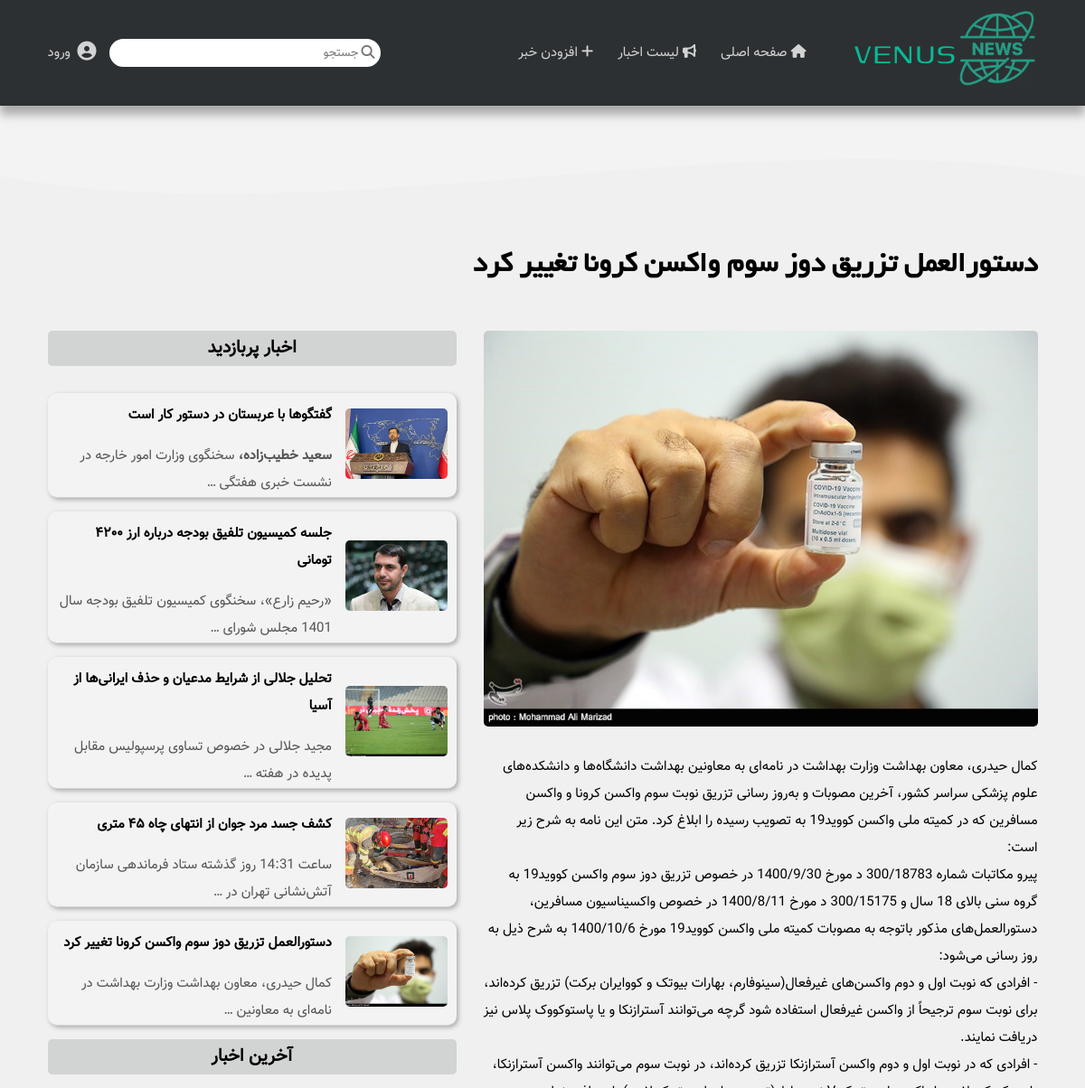
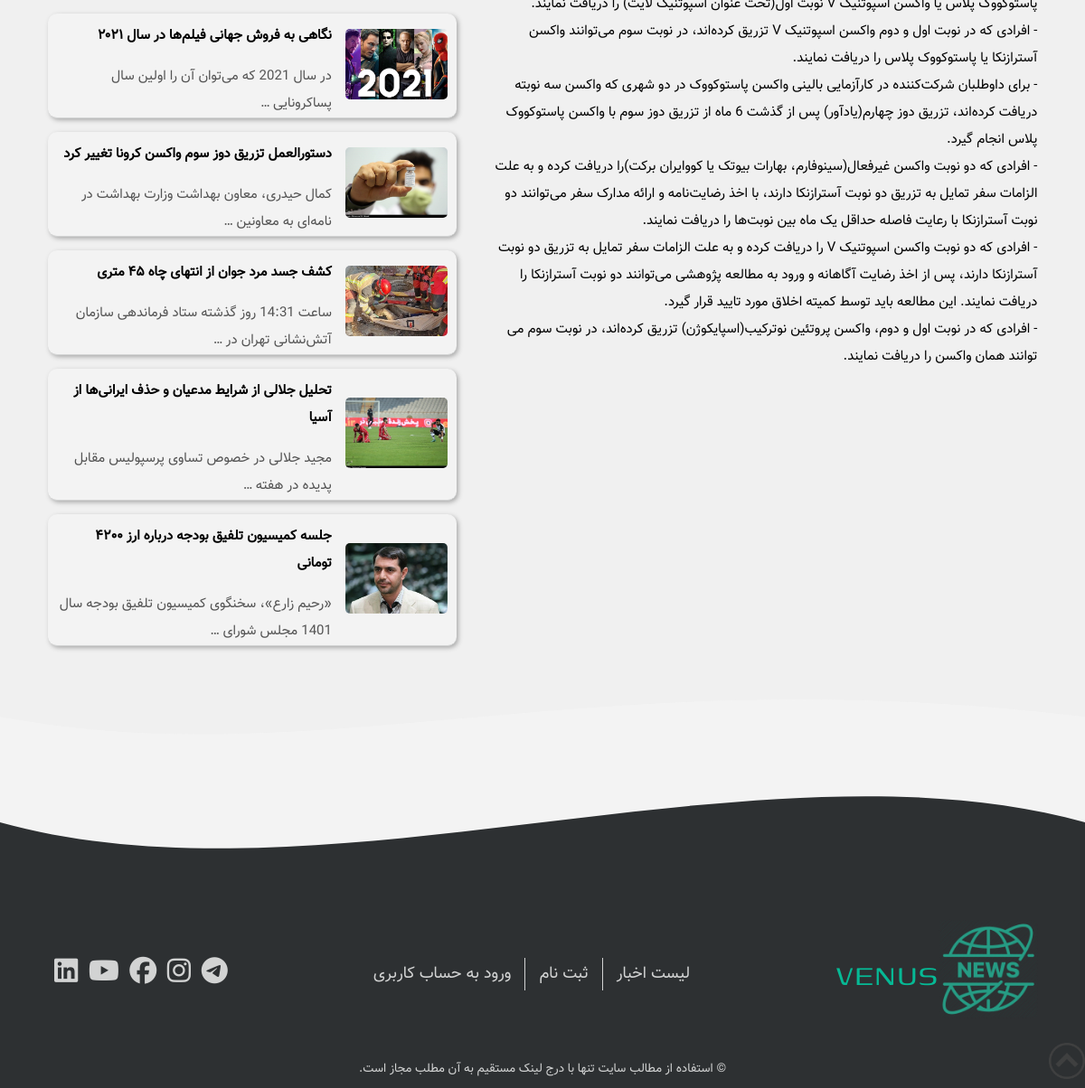
/news-details/5/, run on the app's committed database (2 pictures, top to bottom).
### news/models.py (models this page shows, shortened)
class Post(models.Model):
    class Meta:
        verbose_name = "پست"
        verbose_name_plural = "پست ها"
        ordering = ('-date',)
    title = models.CharField(max_length=64, verbose_name="عنوان")
    image = models.ImageField(upload_to="news-images/", verbose_name="عکس")
    author = models.ForeignKey(User, on_delete=models.CASCADE, verbose_name="نویسنده")
    views = models.PositiveIntegerField(default=0, verbose_name="تعداد بازدید ها")
    promote = models.BooleanField(default=False, verbose_name="افزودن به اسلایدر")
    date = models.DateTimeField(auto_now_add=True, verbose_name="تاریخ")
    text = RichTextField(verbose_name="متن")

### news/views.py (the view)
# urls.py: path('news-details/<int:post_id>/', views.news_details_view),
def news_details_view(request, post_id):
    post = Post.objects.get(pk=post_id)
    context = {
        "post": post,
        "popular_posts": Post.objects.all().order_by('views')[:5],
        "recent_posts": Post.objects.all().order_by('-date')[:5],
    }
    return render(request, "news/news-details.html", context)

### news/templates/news/news-details.html
{% extends 'news/layout.html' %}
{% load static %}
{% block title %}
    {{ post.title }}
{% endblock %}
{% block main_posts %}
    <div class="news-image">
        <img src="{{ post.image.url }}"/>
    </div>
    <p class="news-text">
        {{ post.text | safe }}
    </p>
{% endblock %}
{% block side_title_1 %}
    اخبار پربازدید
{% endblock %}
{% block side_posts_1 %}
    {% if popular_posts %}
        {% for post in popular_posts %}
            <article class="card">
                <div class="card-image-container">
                    <a href="/news-details/{{ post.id }}/"><img src="{{ post.image.url }}"
                                                                title="{{ post.title }}"/></a>
                </div>
                <div class="card-text-side">
                    <a href="/news-details/{{ post.id }}/" class="card-title"><h4>{{ post.title }}</h4></a>
                    <a href="/news-details/{{ post.id }}/" class="card-text"><p>
                        {{ post.text|truncatewords:10 | safe }}
                    </p></a>
                </div>
            </article>
        {% endfor %}
    {% endif %}
{% endblock %}
{% block  side_title_2 %}
    آخرین اخبار
{% endblock %}
{% block side_posts_2 %}
    {% if recent_posts %}
        {% for post in recent_posts %}
            <article class="card">
                <div class="card-image-container">
                    <a href="/news-details/{{ post.id }}/"><img src="{{ post.image.url }}"
                                                                title="{{ post.title }}"/></a>
                </div>
                <div class="card-text-side">
                    <a href="/news-details/{{ post.id }}/" class="card-title"><h4>{{ post.title }}</h4></a>
                    <a href="/news-details/{{ post.id }}/" class="card-text"><p>
                        {{ post.text|truncatewords:10 | safe }}
                    </p></a>
                </div>
            </article>
        {% endfor %}
    {% endif %}
{% endblock %}

### news/static/news/css/main.css (style rules this page uses)
:root { --primary-color: #06b995; --secondary-color: #d2d3d3; --tertialy-color: #aaaaaa; --light-color: #f3f3f3; --dark-color: #2d3032; --max-width: 1400px; --font-vazir: "Vazir", Arial, Helvetica, sans-serif; --font-genos: "Genos", Arial, Helvetica, sans-serif; --font-yekan: "Yekan", Arial, Helvetica, sans-serif; }
html { font-size: 15px; }
* { margin: 0; padding: 0; box-sizing: border-box; }
body { font-family: var(--font-vazir); line-height: 2; background: var(--light-color); }
img { width: 100%; height: 100%; border-radius: 5px; }
a { text-decoration: none; }
.card { grid-column: span 3; display: grid; grid-template-columns: repeat(5, 1fr); grid-gap: 1rem; border: 1px solid var(--secondary-color); padding: 10px; margin-bottom: 1rem; border-radius: 10px; box-shadow: 2px 2px 5px var(--tertialy-color); transition: all 0.5s; }
.card-image-container { position: relative; grid-column: span 2; }
.card-text-side { grid-column: span 3; }
.card-title { display: inline-block; color: #000; margin-bottom: 1rem; transition: color 0.5s; }
.card-text { font-size: 0.9rem; color: #545454; transition: color 0.5s; }
.main-container .card { border: none; border-bottom: 1px solid var(--secondary-color); background-color: var(--light-color); align-items: start; grid-template-columns: repeat(7, 1fr); padding-bottom: 0; }
.main-container .card-text { font-size: 1rem; }
.main-container .card-image-container { grid-column: span 2; align-self: center; }
.main-container .card-text-side { grid-column: span 5; }
.news-image { margin-bottom: 2rem; }

### data on the page
Post: title "دستورالعمل تزریق دوز سوم واکسن کرونا تغییر کرد", image (picture), text "کمال حیدری، معاون بهداشت وزارت بهداشت در نامه‌ای به معاونین بهداشت دانشگاه‌ها و دانشکده‌های علوم پزشکی سراسر کشور، آخرین مصوبات و به‌روز رسانی تزریق نوبت سوم واکسن کرونا و واکسن مسافرین که در کمیته ملی واکسن کووید19 به تصویب رسیده را ابلاغ کرد. متن این نامه به شرح زیر است: پیرو مکاتبات شماره 300/18783 د مورخ 1400/9/30 در خصوص تزریق دوز سوم واکسن کووید19 به گروه سنی بالای 18 سال و 300/15175 د مورخ 1400/8/11 در خصوص واکسیناسیون مسافرین، دستورالعمل‌های مذکور باتوجه به مصوبات کمیته ملی واکسن کووید19 مورخ 1400/10/6 به شرح ذیل به روز رسانی می‌شود: - افرادی که نوبت اول و دوم واکسن‌های غیرفعال(سینوفارم، بهارات بیوتک و کووایران برکت) تزریق کرده‌اند، برای نوبت سوم ترجیحاً از واکسن غیرفعال استفاده شود…", text "کمال حیدری، معاون بهداشت وزارت بهداشت در نامه‌ای به معاونین …"
Post: image (picture), title "گفتگوها با عربستان در دستور کار است", text "سعید خطیب‌زاده، سخنگوی وزارت امور خارجه در نشست خبری هفتگی …"
Post: image (picture), title "جلسه کمیسیون تلفیق بودجه درباره ارز ۴۲۰۰ تومانی", text "«رحیم زارع»، سخنگوی کمیسیون تلفیق بودجه سال 1401 مجلس شورای …"
Post: image (picture), title "تحلیل جلالی از شرایط مدعیان و حذف ایرانی‌ها از آسیا", text "مجید جلالی در خصوص تساوی پرسپولیس مقابل پدیده در هفته …"
Post: image (picture), title "کشف جسد مرد جوان از انتهای چاه ۴۵ متری", text "ساعت 14:31 روز گذشته ستاد فرماندهی سازمان آتش‌نشانی تهران در …"
Post: image (picture), title "نگاهی به فروش جهانی فیلم‌ها در سال ۲۰۲۱", text "در سال 2021 که می‌توان آن را اولین سال پساکرونایی …"
